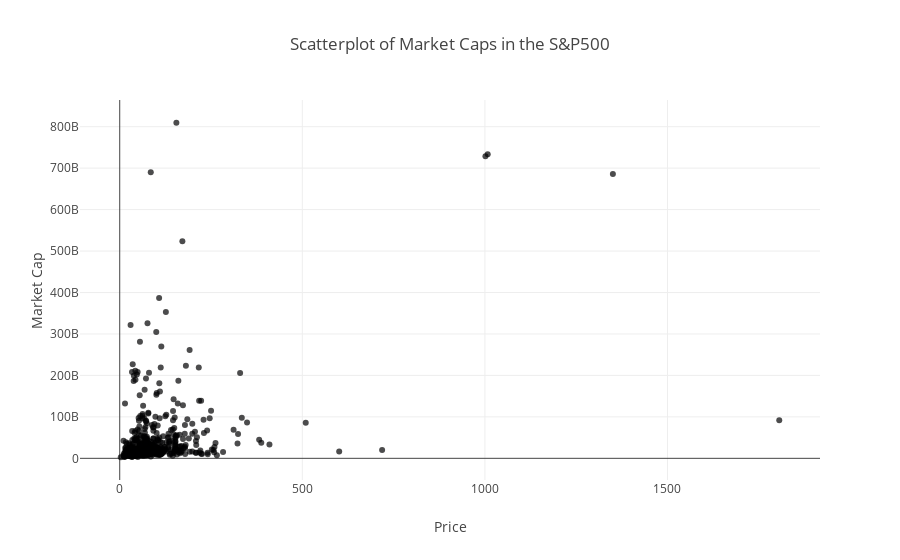

Here is the notebook cell this chart was saved with:
### Code cell
#need to create a scatter plot
'''
scatter plot will be x: price and y: market cap

'''
#creating the scatter plot with px.scatter and adding parameters
scatter = px.scatter(data, x='price', y='market cap', opacity=0.7,
                    labels = {'market cap': 'Market Cap', 'price': 'Price'}, title = 'Scatterplot of Market Caps in the S&P500')
scatter

### Figure 1 — Plotly figure (JSON) as saved in the notebook; plotly's stock layout.template omitted (floating-point values rounded to 4 significant figures; data arrays with more than 128 entries replaced by an {"elided": "..."} marker saying what was removed)
{"data": [{"hovertemplate": "Price=%{x}<br>Market Cap=%{y}<extra></extra>", "legendgroup": "", "marker": {"color": "#000001", "opacity": 0.7, "symbol": "circle"}, "mode": "markers", "name": "", "orientation": "v", "showlegend": false, "type": "scatter", "x": {"elided": "505 float values"}, "xaxis": "x", "y": {"elided": "505 int values"}, "yaxis": "y"}], "layout": {"legend": {"tracegroupgap": 0}, "title": {"text": "Scatterplot of Market Caps in the S&P500"}, "xaxis": {"anchor": "y", "domain": [0, 1], "title": {"text": "Price"}}, "yaxis": {"anchor": "x", "domain": [0, 1], "title": {"text": "Market Cap"}}}}
